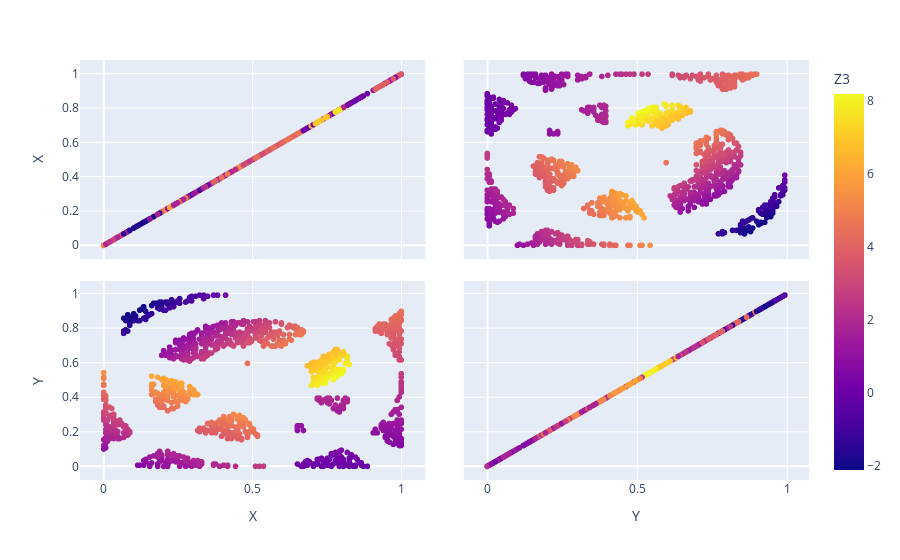

Here is the notebook cell this chart was saved with:
### Code cell
df_test=pd.DataFrame(pd.concat([pd.DataFrame(X_test,columns=['X','Y']),pd.DataFrame(Y_test_Z,columns=[select_name_Z])],axis=1))
print('Plot of target: ',select_name_Z,'\n')
fig = px.scatter_matrix(df_test,
dimensions=['X','Y'],
color=select_name_Z)
fig.show()

### Figure 1 — Plotly figure (JSON) as saved in the notebook; plotly's stock layout.template omitted (floating-point values rounded to 4 significant figures; data arrays with more than 128 entries replaced by an {"elided": "..."} marker saying what was removed)
{"data": [{"dimensions": [{"axis": {"matches": true}, "label": "X", "values": {"elided": "1071 float values"}}, {"axis": {"matches": true}, "label": "Y", "values": {"elided": "1071 float values"}}], "hovertemplate": "%{xaxis.title.text}=%{x}<br>%{yaxis.title.text}=%{y}<br>Z3=%{marker.color}<extra></extra>", "legendgroup": "", "marker": {"color": {"elided": "1071 float values"}, "coloraxis": "coloraxis", "symbol": "circle"}, "name": "", "showlegend": false, "type": "splom"}], "layout": {"coloraxis": {"colorbar": {"title": {"text": "Z3"}}, "colorscale": [[0, "#0d0887"], [0.1111, "#46039f"], [0.2222, "#7201a8"], [0.3333, "#9c179e"], [0.4444, "#bd3786"], [0.5556, "#d8576b"], [0.6667, "#ed7953"], [0.7778, "#fb9f3a"], [0.8889, "#fdca26"], [1, "#f0f921"]]}, "dragmode": "select", "legend": {"tracegroupgap": 0}, "margin": {"t": 60}}}
